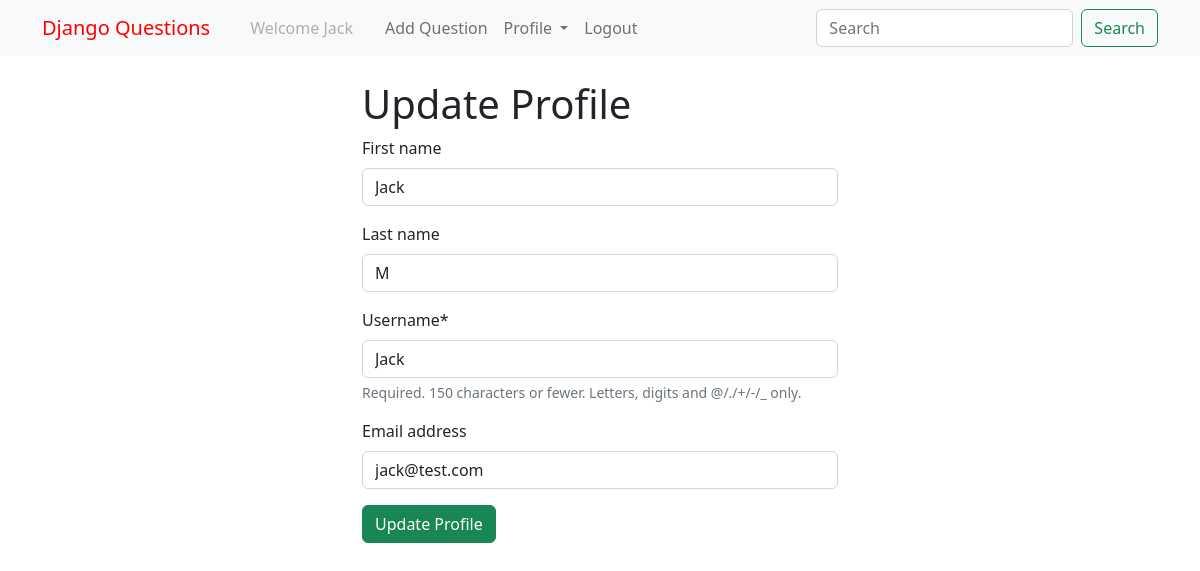
Screenshot of /profile/ (signed in) with the database file from the repository.
### users/models.py (models this page shows)
class CustomUser(AbstractUser):
    pass

### questions/views.py (the view)
# urls.py: path("profile/", change_profile, name="change_profile"),
@login_required
def change_profile(request):
    if request.method == "POST":
        form = ProfileForm(request.POST, instance=request.user)
        if form.is_valid():
            form.save()
            messages.success(request, "Profile updated successfully!")
    form = ProfileForm(instance= request.user)
    return render(request, 'registration/profile.html', {'form': form})

### questions/forms.py
class ProfileForm(forms.ModelForm):
    class Meta:
        model = User
        fields = ['first_name', 'last_name', 'username', 'email']

### templates/registration/profile.html (shortened to what this page needs)
{% extends "base.html" %}
{% load crispy_forms_tags %}
{% block body %}
    <div class="container mt-4 profile_form">
        <h1>Update Profile</h1>
        <form action="" method="POST" novalidate>
            {{form | crispy}}
            <input type="submit" value="Update Profile" class="btn btn-success" />
        </form>
    </div>
{% endblock body %}

### templates/navbar.html (shortened to what this page needs)
<nav class="navbar navbar-expand-lg bg-light">
  <div class="container">
    <a class="navbar-brand text-style" href="{% url 'question_list' %}">Django Questions</a>
    <div class="collapse navbar-collapse" id="navbarSupportedContent">
      <ul class="navbar-nav me-auto mb-2 mb-lg-0">
        {% if request.user.is_authenticated %}
          <li class="nav-item mx-3">
            <a class="nav-link disabled">Welcome {{request.user.username}}</a>
          </li>
          <li class="nav-item">
            <a class="nav-link" href="{% url 'create_question' %}">Add Question</a>
          </li>
          <li class="nav-item dropdown">
            <a class="nav-link dropdown-toggle" href="#" id="navbarDropdown" role="button" data-bs-toggle="dropdown" aria-expanded="false">
              Profile
            </a>
          </li>
          <li class="nav-item">
              <a class="nav-link" href="{% url 'logout' %}">Logout</a>
          </li>
        {% endif %}
      </ul>
      <form class="d-flex" role="search">
        <input class="form-control me-2" type="search" placeholder="Search" aria-label="Search">
        <button class="btn btn-outline-success" type="submit">Search</button>
      </form>
    </div>
  </div>
</nav>

### templates/registration/profile.html (style rules this page uses)
.profile_form { width: 500px; height: auto; }

### templates/navbar.html (style rules this page uses)
.text-style { color: red !important; }

### rows the page displays
CustomUser: user.username "Jack", first_name "Jack", last_name "M", username "Jack", email "jack@test.com"
